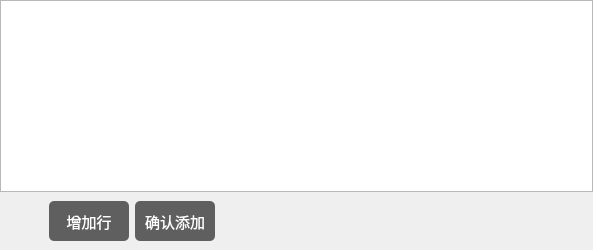
       <widget class="QWidget" name="enterPage">
        <layout class="QVBoxLayout" name="verticalLayout_4">
         <property name="spacing">
          <number>0</number>
         </property>
         <property name="leftMargin">
          <number>0</number>
         </property>
         <property name="topMargin">
          <number>0</number>
         </property>
         <property name="rightMargin">
          <number>0</number>
         </property>
         <property name="bottomMargin">
          <number>0</number>
         </property>
         <item>
          <widget class="QTableWidget" name="enterTableWidget">
           <property name="styleSheet">
            <string notr="true"/>
           </property>
           <property name="rowCount">
            <number>0</number>
           </property>
           <property name="columnCount">
            <number>0</number>
           </property>
           <attribute name="verticalHeaderVisible">
            <bool>false</bool>
           </attribute>
          </widget>
         </item>
         <item>
          <widget class="QWidget" name="widget_7" native="true">
           <property name="styleSheet">
            <string notr="true"/>
           </property>
           <layout class="QHBoxLayout" name="horizontalLayout_4">
            <item>
             <spacer name="horizontalSpacer_3">
              <property name="orientation">
               <enum>Qt::Horizontal</enum>
              </property>
              <property name="sizeHint" stdset="0">
               <size>
                <width>40</width>
                <height>20</height>
               </size>
              </property>
             </spacer>
            </item>
            <item>
             <widget class="QPushButton" name="addBtn">
              <property name="minimumSize">
               <size>
                <width>80</width>
                <height>40</height>
               </size>
              </property>
              <property name="maximumSize">
               <size>
                <width>80</width>
                <height>40</height>
               </size>
              </property>
              <property name="styleSheet">
               <string notr="true">QPushButton{
border-radius:5px;
color:white;
	background-color: rgb(95, 95, 95);
font-size:15px;}
</string>
              </property>
              <property name="text">
               <string>增加行</string>
              </property>
             </widget>
            </item>
            <item>
             <widget class="QPushButton" name="sureAddBtn">
              <property name="minimumSize">
               <size>
                <width>80</width>
                <height>40</height>
               </size>
              </property>
              <property name="maximumSize">
               <size>
                <width>80</width>
                <height>40</height>
               </size>
              </property>
              <property name="styleSheet">
               <string notr="true">QPushButton{
border-radius:5px;
color:white;
	background-color: rgb(95, 95, 95);
font-size:15px;}
</string>
              </property>
              <property name="text">
               <string>确认添加</string>
              </property>
             </widget>
            </item>
            <item>
             <spacer name="horizontalSpacer_4">
              <property name="orientation">
               <enum>Qt::Horizontal</enum>
              </property>
              <property name="sizeHint" stdset="0">
               <size>
                <width>369</width>
                <height>20</height>
               </size>
              </property>
             </spacer>
            </item>
           </layout>
          </widget>
         </item>
        </layout>
       </widget>
